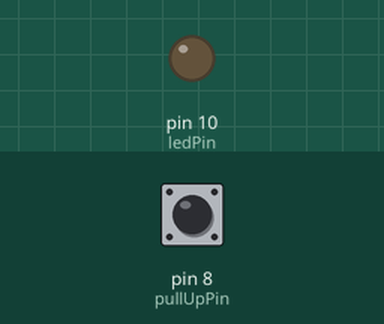
Simulated run of this sketch. Board: Arduino Uno, built with avr-gcc and run on an emulated ATmega328P. Parts: output pins drawn as LEDs (lit = HIGH). The test bench sets the inputs (shaded band); at power-on: pin 8 (pullUpPin) HIGH.

Above: at 0.7 s.
At 1.85 s:
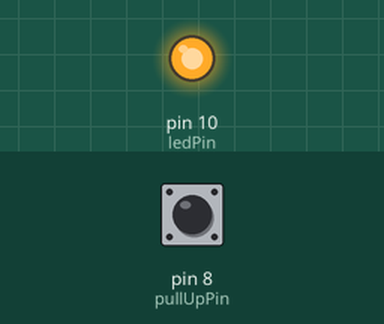
Timing chart, 0 to 5.2 s (numbered marks = the images above):
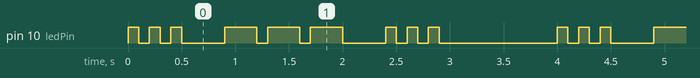

The sketch:

cA3.ino
```cpp
/*
* PROGRAMMER :  Jamil Aryan
* FIRST VERSION : 2015-11-06
* DESCRIPTION :* This sketch models a life jacket embedded
* Application where a pull cord can be pulled off to
* start the SOS flashes and allows observers to know that
*the person is in danger.
*/

#define UNITTIME 100     // This is the unit interval for SOS ON/OFF flashes

uint8_t ledPin = 10;     // the pin connected to resistor for LED
uint8_t pullUpPin = 8;   // the pin for PULL UP

// the setup routine runs once when you press reset:
void setup() {

  // initialize the digital pin as an output.
  pinMode(ledPin, OUTPUT);
  // set pin 8 as Pullup input
  pinMode(pullUpPin, INPUT_PULLUP);

}

// This is the main loop function for Life Jacket model
void loop()
{
  if (digitalRead(pullUpPin))   // This activates the active-low pull up input .i.e. wire pull out
    flashSOS();
  else
    heartBeat();               //if wire is in place, the flash is in ready mode
}

/************************************************************
*MINI MILESTONE 4- CREATING THE FLASHS AND FLASHO FUNCTIONS *
-***********************************************************/


// This function is the first building block, accepts 2 arguments for setting length of flash and delays to construct Morse Codes
void blink( uint32_t flashOnTime, uint32_t flashOffTime)
{
  digitalWrite(ledPin, HIGH);     // turn the LED on (HIGH is the voltage level)
  delay(flashOnTime);                     // wait for
  digitalWrite(ledPin, LOW);      // turn the LED off by making the voltage LOW
  delay(flashOffTime);

}

// It creates a basic dot flash in Morse Code
void flashDot()
{
  blink(UNITTIME, UNITTIME);    // The length of a dot is one unit
}

// It creates a basic dash flash in Morse Code
void flashDash()
{
  blink(UNITTIME * 3, UNITTIME);  // The length of a dash is three units
}

// It creates the letter S in Morse Code
void flashS()
{
  for (uint8_t i = 0; i < 3; i++)
    flashDot();
  delay(3 * UNITTIME);  // The space between letters is 3 units
}

// It creates the letter O in Morse Code
void flashO()
{
  for (uint8_t i = 0; i < 3; i++)
    flashDash();
  delay(3 * UNITTIME);  // The space between letters is 3 units
}

// this integrates the sos functionality based on Internation Morse Code specifications
void flashSOS()
{
  flashS();
  flashO();
  flashS();
  delay(7 * UNITTIME);  //The space between words is 7 units
}

//it indicates the circuits is powered by using millis() function instead of delaying the processor
void heartBeat()
{
  static unsigned long lastMillis = 0;        //one previous time
  static int8_t  ledOnOffFlag = 0;
  static unsigned long OffTime = 950;
  unsigned long currentMillis = millis();      //recording the current time

  if ((currentMillis - lastMillis) > OffTime)  //setting time interval as trigger for blinks
  {

    if ( ledOnOffFlag != 0 )
    {
      digitalWrite( ledPin, LOW );
      lastMillis = currentMillis;            //set lastMillis to >=950 after LED goes off

    }
    else
    {
      digitalWrite( ledPin, HIGH );
      lastMillis = currentMillis - OffTime;  //set lastMillies to 50
    }

    ledOnOffFlag = !ledOnOffFlag;          //invert the LED state
  }
}


/***************************************************************************************
*Baby step approach


// MINI MILESTONE 3- ADDING EXTERNAL WIRE INPUT TO PIN 8 IN PINMODE INPUT_PULLUP

//void loop()
//{
//  if(!digitalRead(pullUpPin))
//    digitalWrite( ledPin, HIGH );
//   else
//     digitalWrite( ledPin, LOW);
//
//}

//MINI MILESTONE 2- ELIMINATING DELAY FROM THE LOOP USING 50/950 ON/OFF TIME

//void loop()
//{
//  static unsigned long lastMillis = 0;
//  static int8_t  ledOnOffFlag = 0;
//  static unsigned long OnTime = 50;
//  static unsigned long OffTime = 950;
//  unsigned long currentMillis = millis();
//
//
//  if ((currentMillis-lastMillis) > OffTime)
//  {
//
//
//
//    if ( ledOnOffFlag != 0 )
//    {
//      digitalWrite( ledPin, LOW );
//      lastMillis = currentMillis;
//
//    }
//    else
//    {
//      digitalWrite( ledPin, HIGH );
//      lastMillis = currentMillis-OffTime;
//    }
//
//    ledOnOffFlag = !ledOnOffFlag;
//  }
//}

// MINI MILESTONE 1- USING EXTERNAL LED ON PIN 10 WITH 1K RESISTOR

//void loop() {
//
//
//    digitalWrite(ledPin, HIGH);     // turn the LED on (HIGH is the voltage level)
//    delay(50);                     // wait for 50ms
//    digitalWrite(ledPin, LOW);      // turn the LED off by making the voltage LOW
//    delay(950);                     // wait for 950ms
//
//}

****************************************************************************************/
```

Measured:
- by itself, pin 10 (ledPin): repeats every 4.0 s: 2 × (LOW 0.10 s, HIGH 0.10 s), LOW 0.40 s, 2 × (HIGH 0.30 s, LOW 0.10 s), HIGH 0.30 s, LOW 0.40 s, 2 × (HIGH 0.10 s, LOW 0.10 s), HIGH 0.10 s, LOW 1.1 s, HIGH 0.10 s
- by itself, everything shown: repeats every 4.0 s, in 18 steps
